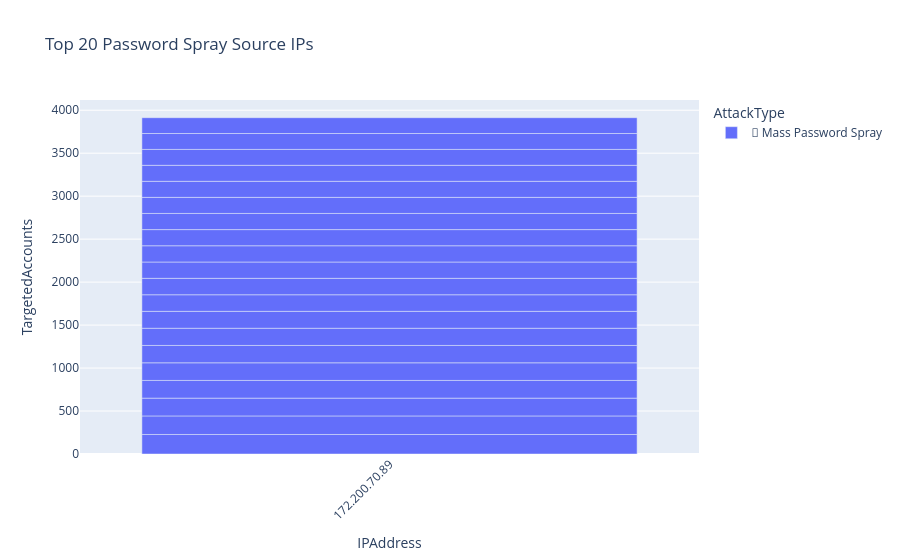

Source (notebook cell):
### Markdown cell above
---
## 4. Password Spray Attack Detection

Identify password spray attacks where attackers attempt to authenticate against multiple accounts from the same source.

**Detection Criteria:**
- Single IP targeting 5+ unique accounts
- Distributed attacks across multiple IPs targeting same accounts (botnet pattern)

### Code cell
# Password Spray Detection
password_spray_query = f"""
// Password Spray Detection - Single IP targeting multiple accounts
let AccountThreshold = 5;
union isfuzzy=true SigninLogs, AADNonInteractiveUserSignInLogs
| where {TIME_RANGE}
| where ResultType != 0  // Failed sign-ins
| summarize 
    TargetedAccounts = dcount(UserPrincipalName),
    Accounts = make_set(UserPrincipalName, 20),
    TotalAttempts = count(),
    FailureCodes = make_set(ResultType),
    UserAgents = make_set(UserAgent, 5),
    FirstSeen = min(TimeGenerated),
    LastSeen = max(TimeGenerated)
    by IPAddress, bin(TimeGenerated, 1h)
| where TargetedAccounts >= AccountThreshold
| extend AttackType = case(
    TargetedAccounts > 50, "🔴 Mass Password Spray",
    TargetedAccounts > 20, "🟠 Large Password Spray",
    TargetedAccounts > 10, "🟡 Medium Password Spray",
    "🟢 Small Password Spray"
)
| extend GeoInfo = geo_info_from_ip_address(IPAddress)
| extend Country = tostring(GeoInfo.country)
| order by TargetedAccounts desc
| take 100
"""

password_spray_results = run_kql(password_spray_query, "Detecting password spray attacks")

if not password_spray_results.empty:
    print(f"\n🚨 Found {len(password_spray_results)} password spray campaigns")
    display(password_spray_results.head(20))
    
    # Top attacking IPs
    fig = px.bar(password_spray_results.head(20), 
                 x='IPAddress', 
                 y='TargetedAccounts',
                 color='AttackType',
                 title='Top 20 Password Spray Source IPs')
    fig.update_layout(xaxis_tickangle=-45)
    fig.show()

### Figure 1 — Plotly figure (JSON) as saved in the notebook; plotly's stock layout.template omitted (floating-point values rounded to 4 significant figures)
{"data": [{"hovertemplate": "AttackType=🔴 Mass Password Spray<br>IPAddress=%{x}<br>TargetedAccounts=%{y}<extra></extra>", "legendgroup": "🔴 Mass Password Spray", "marker": {"color": "#636efa", "pattern": {"shape": ""}}, "name": "🔴 Mass Password Spray", "orientation": "v", "showlegend": true, "textposition": "auto", "type": "bar", "x": ["172.200.70.89", "172.200.70.89", "172.200.70.89", "172.200.70.89", "172.200.70.89", "172.200.70.89", "172.200.70.89", "172.200.70.89", "172.200.70.89", "172.200.70.89", "172.200.70.89", "172.200.70.89", "172.200.70.89", "172.200.70.89", "172.200.70.89", "172.200.70.89", "172.200.70.89", "172.200.70.89", "172.200.70.89", "172.200.70.89"], "xaxis": "x", "y": [227, 216, 207, 206, 205, 202, 200, 197, 193, 191, 190, 189, 188, 188, 187, 187, 186, 185, 185, 184], "yaxis": "y"}], "layout": {"barmode": "relative", "legend": {"title": {"text": "AttackType"}, "tracegroupgap": 0}, "title": {"text": "Top 20 Password Spray Source IPs"}, "xaxis": {"anchor": "y", "domain": [0, 1], "tickangle": -45, "title": {"text": "IPAddress"}}, "yaxis": {"anchor": "x", "domain": [0, 1], "title": {"text": "TargetedAccounts"}}}}
